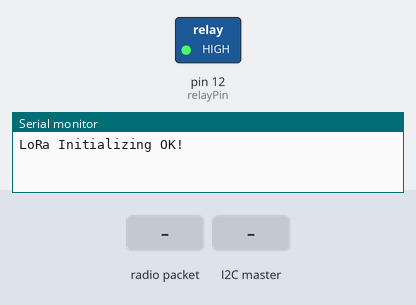
Bench run of a sketch on a simulated Arduino Uno, built for the host (arithmetic inside an expression is 32-bit, double 64-bit). Shown: switched loads named in the sketch (green lamp = pin HIGH), the last lines printed to the serial monitor. Inputs (shaded band) come from the test bench. No radio packets arrive unless stated.

Above: at 1.2 s.
1.3 s: radio packet "ACTIVATE" arrives
At 2.1 s:
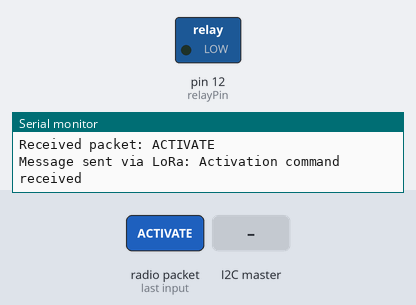
2.8 s: the I2C master sends the byte 1
4.3 s: radio packet "END RAW DATA" arrives
5.8 s: radio packet "1" arrives
Timing chart, 0 to 8.3 s (numbered marks = the images above; inputs shaded):
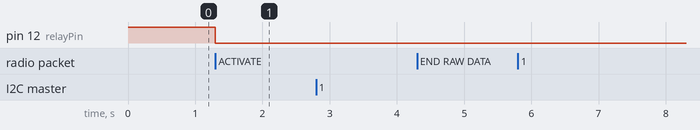

Measured:
- after the input at 1.3 s, pin 12 (relayPin): HIGH → LOW at once

The sketch:

jetson_receiver.ino
```cpp
#include <SPI.h>
#include <LoRa.h>
#include <Wire.h>

// Define the pins used by the LoRa transceiver module
#define SCK 5
#define MISO 19
#define MOSI 27
#define SS 18
#define RST 14
#define DIO0 26

// Define the LoRa frequency
#define BAND 866E6

// I2C address for TTGO as slave
#define I2C_SLAVE_ADDR 0x30

const int relayPin = 12;  // Pin for the relay control

volatile bool i2cDataReceived = false;
String i2cMessage1 = "";

void setup() {
  // Initialize Serial Monitor
  Serial.begin(115200);

  // Setup relay pin
  pinMode(relayPin, OUTPUT);
  digitalWrite(relayPin, HIGH);  // Ensure relay is off initially

  // Initialize LoRa
  initLoRa();

  // Initialize I2C as slave
  Wire.begin(I2C_SLAVE_ADDR);
  Wire.onReceive(receiveEvent);  // Register event for receiving data
}

void loop() {
  // Check for incoming LoRa messages
  int packetSize = LoRa.parsePacket();
  if (packetSize) {
    // Received a packet
    String loRaData = "";

    while (LoRa.available()) {
      loRaData += (char)LoRa.read();
    }

    Serial.print("Received packet: ");
    Serial.println(loRaData);

    // Check if message is an activation command
    if (loRaData.startsWith("ACTIVATE")) {
      digitalWrite(relayPin, LOW);  // Activate the relay to power up Jetson
      String msg = "Activation command received";
      transmitMessage(msg.c_str());
    }
  }

  // Process I2C data if received
  if (i2cDataReceived) {
    // Send data received via I2C to LoRa
    transmitMessage(i2cMessage1.c_str());

    // Check if the message is an end command
    if (i2cMessage1 == "END RAW DATA") {
      delay(5000);  // Wait for a while
      digitalWrite(relayPin, HIGH);  // Turn off the relay
    }

    // Reset flags
    i2cDataReceived = false;
    i2cMessage1 = "";
  }
}

void initLoRa() {
  SPI.begin(SCK, MISO, MOSI, SS);
  LoRa.setPins(SS, RST, DIO0);

  if (!LoRa.begin(BAND)) {
    Serial.println("Starting LoRa failed!");
    while (1);
  }
  Serial.println("LoRa Initializing OK!");
}

void receiveEvent(int howMany) {
  i2cMessage1 = "";
  bool firstChar = true;

  while (Wire.available()) {
    char c = Wire.read();
    if (firstChar) {
      // If it's the first character, ignore it
      firstChar = false;
    } else {
      // Append the character to the message
      i2cMessage1 += c;
    }
  }

  // Mark that I2C data has been received
  i2cDataReceived = true;
  Serial.print("I2C message received: ");
  Serial.println(i2cMessage1);
}

void transmitMessage(const char* message) {
  LoRa.beginPacket();
  LoRa.print(message);
  LoRa.endPacket();

  Serial.print("Message sent via LoRa: ");
  Serial.println(message);
}
```
